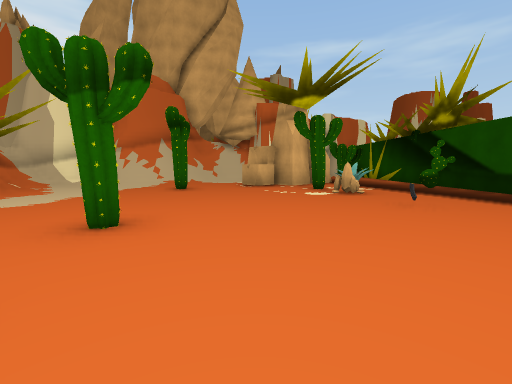
View 1 (above)

16 first-person views from a walk through a Unity game level. The camera is 1.4 m above the floor, tilts 6° down and sees 90° across. The floor is counted in squares, 2 m on a side. Each view is taken from the middle of a square. On the plan, view 1 faces up. The plan holds only what a view shows up to about 9 squares ahead; the rest is blank. The place goes on beyond the plan. The player is left out. Some animated figures are not drawn.

View 2
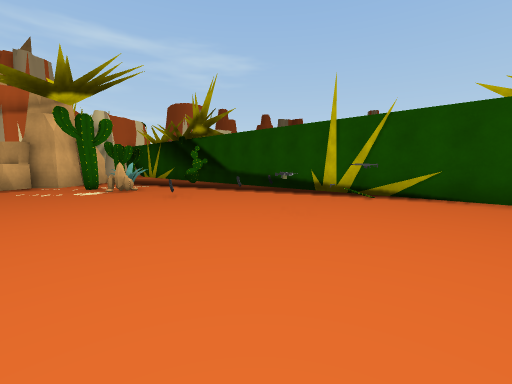

View 3
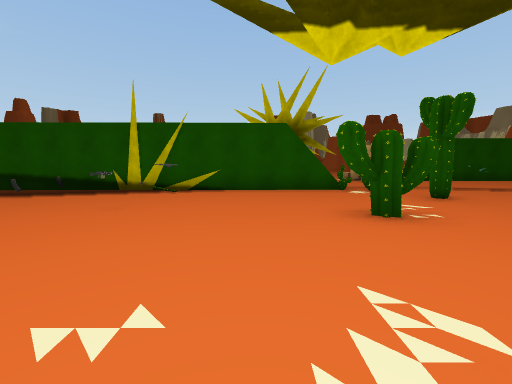

View 4
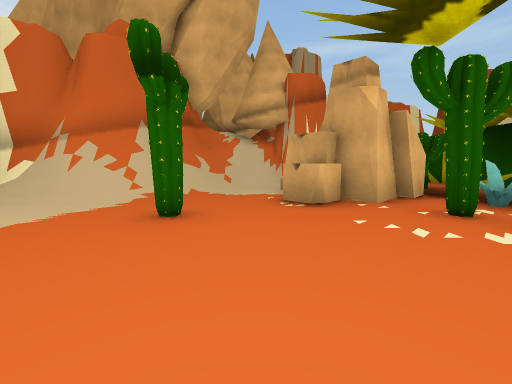

View 5
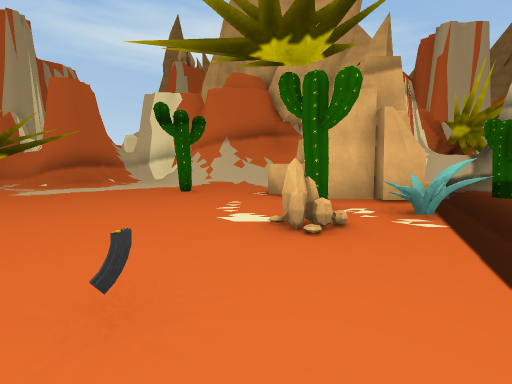

View 6
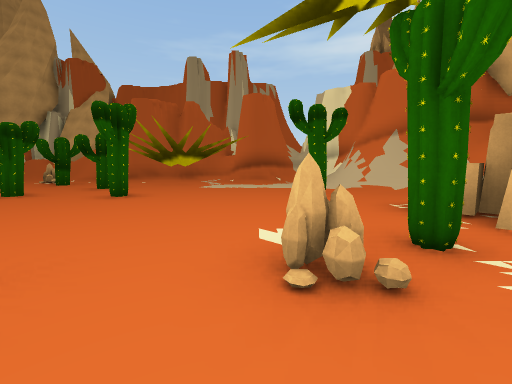

View 7
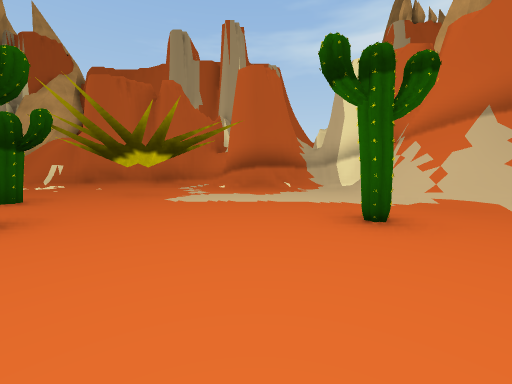

View 8
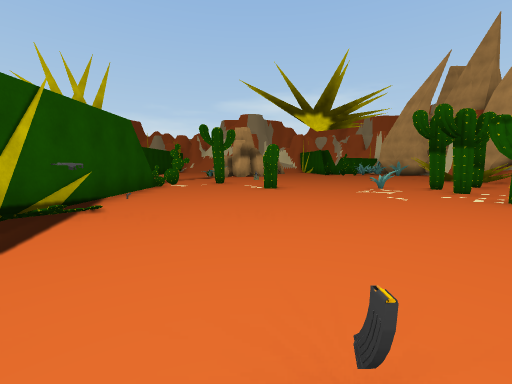

View 9
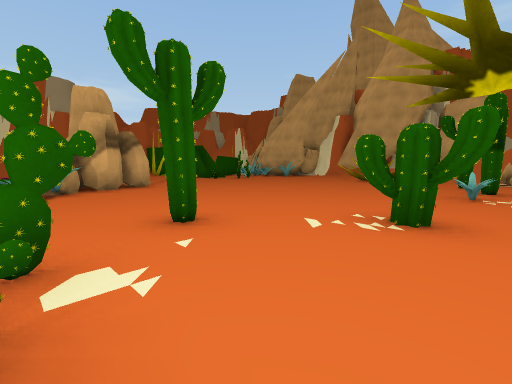

View 10
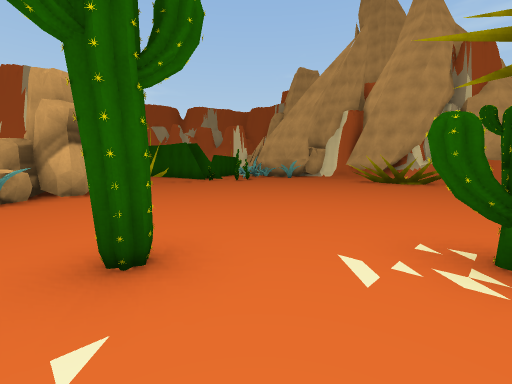

View 11
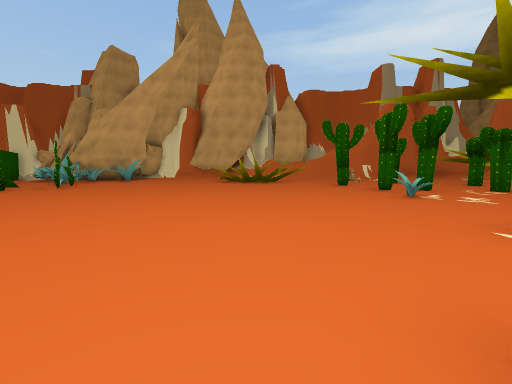

View 12
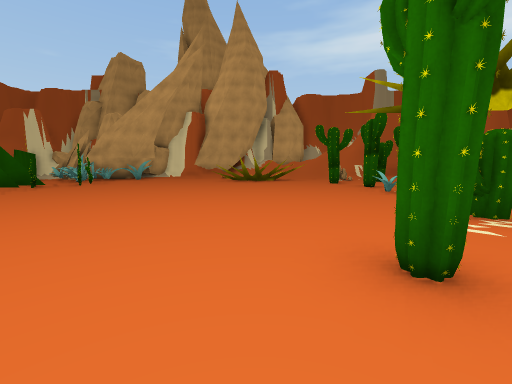

View 13
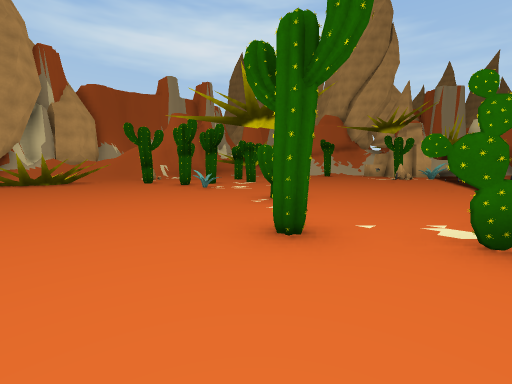

View 14
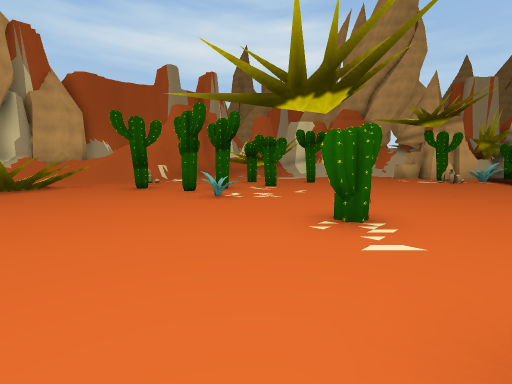

View 15
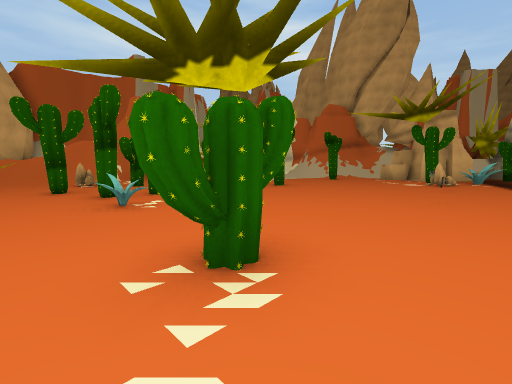

View 16
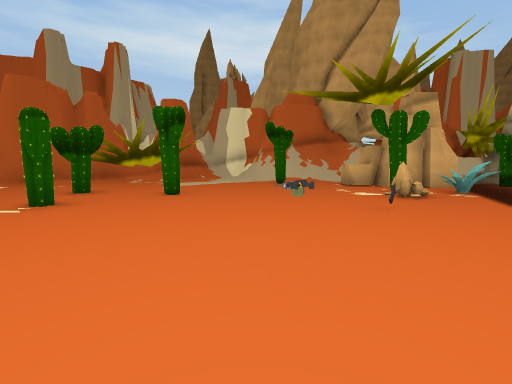

### Floor plan
Key: @ floor where view 1 was taken; # wall or solid block; . floor; / step, stairs or slope; ^ raised ledge; R rock; C cactus; O other object.
Columns run from 9 left of view 1 to 7 right of it. Each row starts with its distance up from view 1.
 12       ####
 11       #/.RRR
 10      ##/.RRR#
  9   ####/..RR###
  8   ## ..#...CO##
  7   #  ..C...#.
  6   #  ......R..
  5  #^   ........ #
  4  #  # ......O.##
  3  #^^# .C.......#
  2  #^    .......OC
  1  #^    #....O..O
  0  #^    C.@......#
 -1  #^    C........#
 -2  # R   C#.......#
 -3  ^^^    O...C..C#
 -4 #^^^^    ......C
 -5   ^^^    ....C..
 -6    ^^^   .......
 -7    ^^^    ......
 -8      ^    .....
 -9      ^    ....O
-10      ^^    ..##O
-11      ^^     R#RO
-12      OC      R
-13       ^O
-14       ^^

Positions as (right, up) in squares from view 1, and headings:
1: (0, 0), facing up
2: (0, -1), facing up-right
3: (-1, -1), facing right
4: (-1, 4), facing up
5: (4, 4), facing up-left
6: (4, 6), facing left
7: (1, 6), facing left
8: (3, 5), facing down
9: (6, -2), facing down-left
10: (5, -3), facing down-left
11: (5, -6), facing left
12: (6, -6), facing left
13: (6, -7), facing up-left
14: (4, -6), facing up-left
15: (4, -4), facing up-left
16: (4, 0), facing up-left
